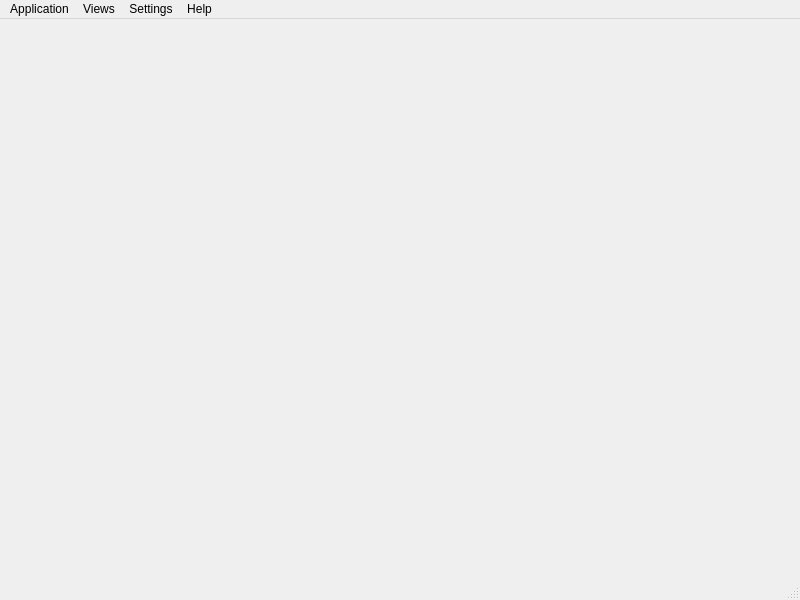
<?xml version="1.0" encoding="UTF-8"?>
<ui version="4.0">
 <class>AntiquaMainWindow</class>
 <widget class="QMainWindow" name="AntiquaMainWindow">
  <property name="geometry">
   <rect>
    <x>0</x>
    <y>0</y>
    <width>800</width>
    <height>600</height>
   </rect>
  </property>
  <property name="windowTitle">
   <string>AntiquaMainWindow</string>
  </property>
  <widget class="QWidget" name="centralwidget"/>
  <widget class="QMenuBar" name="menubar">
   <property name="geometry">
    <rect>
     <x>0</x>
     <y>0</y>
     <width>800</width>
     <height>23</height>
    </rect>
   </property>
   <widget class="QMenu" name="menuProgram">
    <property name="title">
     <string>Application</string>
    </property>
    <addaction name="actionConnect"/>
    <addaction name="separator"/>
    <addaction name="actionClose"/>
   </widget>
   <widget class="QMenu" name="menuViews">
    <property name="title">
     <string>Views</string>
    </property>
    <addaction name="actionBook_Inventory"/>
   </widget>
   <widget class="QMenu" name="menuSettings">
    <property name="title">
     <string>Settings</string>
    </property>
    <addaction name="actionApplication_Settings"/>
   </widget>
   <widget class="QMenu" name="menuHelp">
    <property name="title">
     <string>Help</string>
    </property>
   </widget>
   <addaction name="menuProgram"/>
   <addaction name="menuViews"/>
   <addaction name="menuSettings"/>
   <addaction name="menuHelp"/>
  </widget>
  <widget class="QStatusBar" name="statusbar"/>
  <action name="actionConnect">
   <property name="text">
    <string>Connect</string>
   </property>
  </action>
  <action name="actionClose">
   <property name="text">
    <string>Close</string>
   </property>
  </action>
  <action name="actionBook_Inventory">
   <property name="text">
    <string>Book Inventory</string>
   </property>
  </action>
  <action name="actionApplication_Settings">
   <property name="text">
    <string>Application Settings</string>
   </property>
  </action>
 </widget>
 <resources/>
 <connections/>
</ui>
